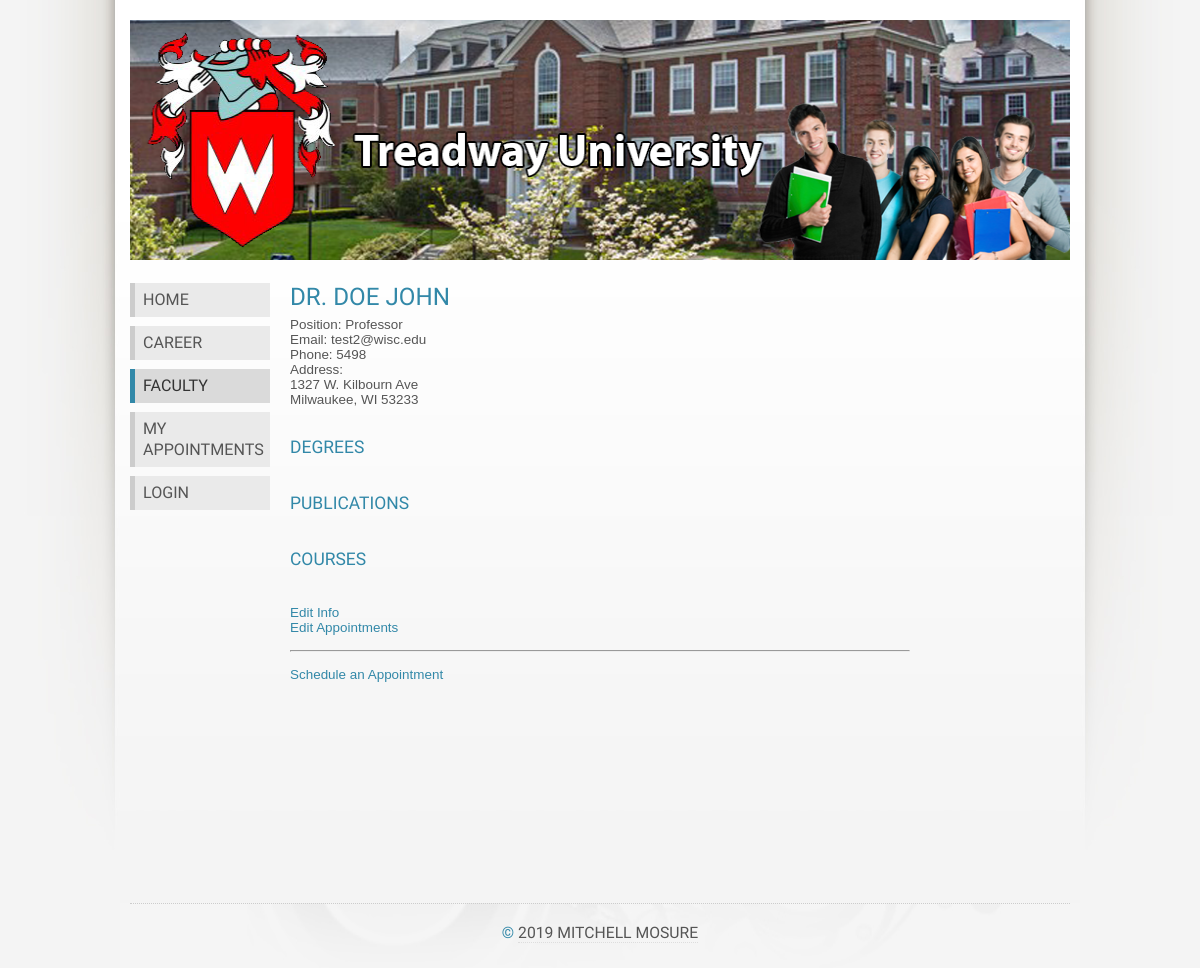
The app's page /individual.php?id=3 with its own data.
### tables this page shows
CREATE TABLE `faculty` (
  `fac_id` int(10) unsigned NOT NULL AUTO_INCREMENT,
  `uid` int(10) unsigned NOT NULL,
  `position` varchar(100) DEFAULT NULL,
  PRIMARY KEY (`fac_id`),
  KEY `faculty_FK` (`uid`),
  CONSTRAINT `faculty_FK` FOREIGN KEY (`uid`) REFERENCES `users` (`user_id`)
);

CREATE TABLE `users` (
  `user_id` int(10) unsigned NOT NULL AUTO_INCREMENT,
  `username` varchar(20) NOT NULL DEFAULT '',
  `password` varchar(20) NOT NULL DEFAULT '',
  `admin` char(3) NOT NULL DEFAULT 'NO',
  `prefix` varchar(5) DEFAULT NULL,
  `first_name` varchar(50) NOT NULL DEFAULT '',
  `last_name` varchar(50) NOT NULL DEFAULT '',
  `street` varchar(50) DEFAULT NULL,
  `city` varchar(50) DEFAULT NULL,
  `state` char(2) DEFAULT NULL,
  `zip` int(5) DEFAULT '0',
  `phone` int(10) DEFAULT '0',
  `cell` int(10) DEFAULT '0',
  `email` varchar(50) NOT NULL DEFAULT '',
  `active` char(3) NOT NULL DEFAULT 'YES',
  PRIMARY KEY (`user_id`)
);

### individual.php (the view, shortened to what this page needs)
<!DOCTYPE html PUBLIC "-//W3C//DTD XHTML 1.1 Strict//EN" "http://www.w3.org/TR/xhtml1/DTD/xhtml1-strict.dtd">
<html xmlns="http://www.w3.org/1999/xhtml" lang="en" xml:lang="en">
	<head>
		<link rel="stylesheet" type="text/css" href="origo.css" title="Origo" media="all"/>
	</head>
	<body class="light blue smaller freestyle01">
		<div id="layout">
			<div class="row">
				<div class="col c12 aligncenter">
					<img src="images/front.png" width="960" height="240" alt="" />
				</div>
			</div>
			<div class="row" style="min-height: 600px;">
				<div class="col c2 alignleft">
					<ul class="menu">
						<li><a href="index.php">Home</a></li>
						<li><a href="career.php">Career</a></li>
						<li><a class="current" href="faculty.php">Faculty</a></li>
                        <li><a href="my-apps.php">My Appointments</a></li>
                        <?php
							if ($_SESSION['logABC'] != 'APPLE') {
								echo "<li><a href=\"login.php\">Login</a></li>";
							} else {
								echo "<li><a href=\"logout.php\">Logout</a></li>";
							}
						?>
					</ul>
				</div>
				<div class="col c8">
					<?php
                        include('connect.inc.php');
                        $id = $_GET['id'];
                        $query = "SELECT * FROM faculty, users WHERE faculty.fac_id = '$id' AND faculty.uid = users.user_id";
                        $result = mysqli_query($conn, $query);
                        $num = mysqli_num_rows($result);
                        if ($num > 0) {
                            while ($row = mysqli_fetch_assoc($result)) {
                                $fac_id = $row["fac_id"];
                                $position = $row["position"];
                                $prefix = $row["prefix"];
                                $first_name = $row["first_name"];
                                $last_name = $row["last_name"];
                                $email = $row["email"];
                                $phone = $row["phone"];
                                $street = $row["street"];
                                $city = $row["city"];
                                $state = $row["state"];
                                $zip = $row["zip"];
                                echo "<h2>$prefix $first_name $last_name</h2>";
                                echo "<div>Position: $position</div>";
                                echo "<div>Email: $email</div>";
                                echo "<div>Phone: $phone</div>";
                                echo "<div>Address:</div>";
                                echo "<div>$street</div>";
                                echo "<div>$city, $state $zip</div>";
                                echo "<br/>";
                                echo "<br/>";
                                echo "<h3>Degrees</h3>";
                                echo "<br/>";
                                echo "<br/>";
                                echo "<h3>Publications</h3>";
                                echo "<br/>";
                                echo "<br/>";
                                echo "<h3>Courses</h3>";
                                echo "<br/>";
                                echo "<br/>";
                                echo "<div><a href='edit-fac.php?id=$fac_id'>Edit Info</a></div>";
                                echo "<div><a href='edit-apps.php?id=$fac_id'>Edit Appointments</a></div>";
                                echo "<br/><hr/><br/><div><a href='appointments.php?id=$fac_id'>Schedule an Appointment</a></div>";
                            }
                        }
                        else {
                            echo "No rows found";
                        }
                    ?>
				</div>
			</div>
			<div id="footer" class="row">
				<div class="col c12 aligncenter">
					<h3>&copy; <a href="https://mitchell.mosure.me" target="_blank">2019 Mitchell Mosure</a></h3>
				</div>
			</div>
		</div>
	</body>
</html>

### origo.css (style rules this page uses)
* { margin:0; padding:0; }
body { background:#0a0a0a url(images/background.jpg) top center no-repeat; color:#ccc; font:110% 'Economica',Tahoma,sans-serif; line-height:1.3em; }
a { color:#d06060; text-decoration:none; font-weight:400; }
p,ul,ol,dl { margin:0 0 15px 0; line-height:1.5em; }
h2 { font-size:2.2em; color:#333; margin:0 0 5px; }
h3 { font-size:1.6em; margin:0 0 5px 0; }
h1,h2,h3 { color:#d06060; font-weight:400; line-height:1.2em; font-family:'Economica', sans-serif; }
#layout { margin:40px auto 0; width:960px; }
#footer { background:#0a0a0a url(images/insidebg.jpg) top center no-repeat; }
#footer .col { color:#555; border-top:1px dotted #1a1a1a; padding:20px 0; }
#footer a { color:#555; font-weight:400; text-decoration:none; border-bottom:1px dotted #333; }
.col { float:left; margin:0 10px; overflow:hidden; float:left; display:inline; }
.col img { max-width:100%; }
.row { width:960px; margin:20px auto 0; overflow:hidden; }
.c2 { width:140px; }
.c8 { width:620px; }
.c12 { width:940px; }
ul.menu { list-style:none; margin:0; padding:10px 0; border-top:1px solid #333; }
ul.menu li { list-style:none; text-align:center; font-size:1.2em; margin:0 0 10px; padding:0 0 8px 0; color:#888; border-bottom:1px solid #333; }
ul.menu li a { font-size:1.2em; font-weight:400; }
.alignleft { text-align:left; }
.aligncenter { text-align:center; }
.smaller { font-size:0.9em; }
body.light { background:#f5f5f5 url(images/background-light.jpg) top center no-repeat; color:#555; }
body.light a { color:#d06060; }
body.light h2 { color:#555; }
body.light h1, body.light h2, body.light h3 { color:#d06060; }
body.light ul.menu { border-top:1px solid #ddd; }
body.light ul.menu li { border-bottom:1px solid #ddd; }
body.light #footer { background:#f5f5f5 url(images/insidebg-light.jpg) top center no-repeat; }
body.light #footer .col { color:#555; border-top:1px dotted #ccc; }
body.light #footer a { color:#555; border-bottom:1px dotted #ddd; }
body.blue a { color:#3288a8; }
body.blue h1, body.blue h2, body.blue h3 { color:#3288a8; }
body.freestyle01 { font:84% Tahoma,sans-serif; }
body.freestyle01 #layout { margin:20px auto 0; width:960px; }
body.freestyle01 h1, body.freestyle01 h2, body.freestyle01 h3, body.freestyle01 ul.menu li a { font-family: 'Dosis', sans-serif; text-transform:uppercase; }
body.freestyle01 h2 { font-size:1.8em; }
body.freestyle01 h3 { font-size:1.3em; }
body.freestyle01 ul.menu { list-style:none; margin:0 0 15px 0; border:0; padding:0; position:relative; }
body.freestyle01 ul.menu li { list-style:none; text-align:left; font-size:1.2em; margin:0 0 1px; border:0; color:#888; }
body.freestyle01 ul.menu li a { font-size:1em; color:#555; padding:7px 5px 7px 8px; border-left:5px solid #ccc; background-color:#eaeaea; display:block; font-weight:400; }
body.freestyle01 ul.menu li a:hover, body.freestyle01 ul.menu li a.current { color:#333; border-color:#3288a8; background-color:#dadada;text-decoration:none; }
body.freestyle01 #footer { font-size:0.9em; color:#999; }

### records on screen
faculty: uid.prefix "DR.", uid.first_name "DOE", uid.last_name "JOHN", position "Professor", uid.email "test2@wisc.edu", uid.phone "5498", uid.street "1327 W. Kilbourn Ave", uid.city "Milwaukee", uid.state "WI", uid.zip "53233"
